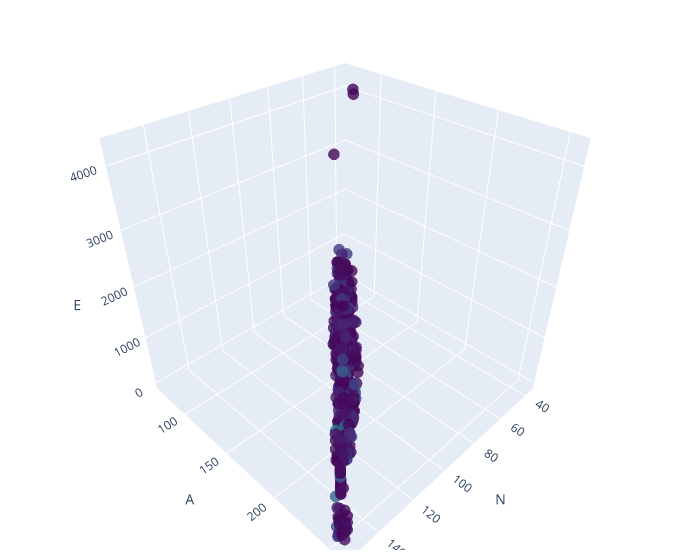

Notebook code for this chart:
### Code cell
fig = go.Figure(data=go.Scatter3d(
    x=dfmusec['N'], 
    y=dfmusec['A'], 
    z=dfmusec['E'],
    mode='markers',
    marker=dict(
        size=4,   # adjust the size of the scatter points
        color=df['E'],  # use the z values for color scale
        colorscale='Viridis',  # choose a colorscale
        opacity=0.8   # transparency of the points
    )))

fig.update_layout(scene=dict(xaxis_title='N',
                             yaxis_title='A',
                             zaxis_title='E'),
                  width=700,
                  margin=dict(r=20, b=10, l=10, t=10))

fig.show()

### Figure 1 — Plotly figure (JSON) as saved in the notebook; plotly's stock layout.template omitted (floating-point values rounded to 4 significant figures; data arrays with more than 128 entries replaced by an {"elided": "..."} marker saying what was removed)
{"data": [{"marker": {"color": {"elided": "2825 float values"}, "colorscale": [[0, "#440154"], [0.1111, "#482878"], [0.2222, "#3e4989"], [0.3333, "#31688e"], [0.4444, "#26828e"], [0.5556, "#1f9e89"], [0.6667, "#35b779"], [0.7778, "#6ece58"], [0.8889, "#b5de2b"], [1, "#fde725"]], "opacity": 0.8, "size": 4}, "mode": "markers", "type": "scatter3d", "x": {"elided": "874 int values"}, "y": {"elided": "874 int values"}, "z": {"elided": "874 float values"}}], "layout": {"margin": {"b": 10, "l": 10, "r": 20, "t": 10}, "scene": {"xaxis": {"title": {"text": "N"}}, "yaxis": {"title": {"text": "A"}}, "zaxis": {"title": {"text": "E"}}}, "width": 700}}
